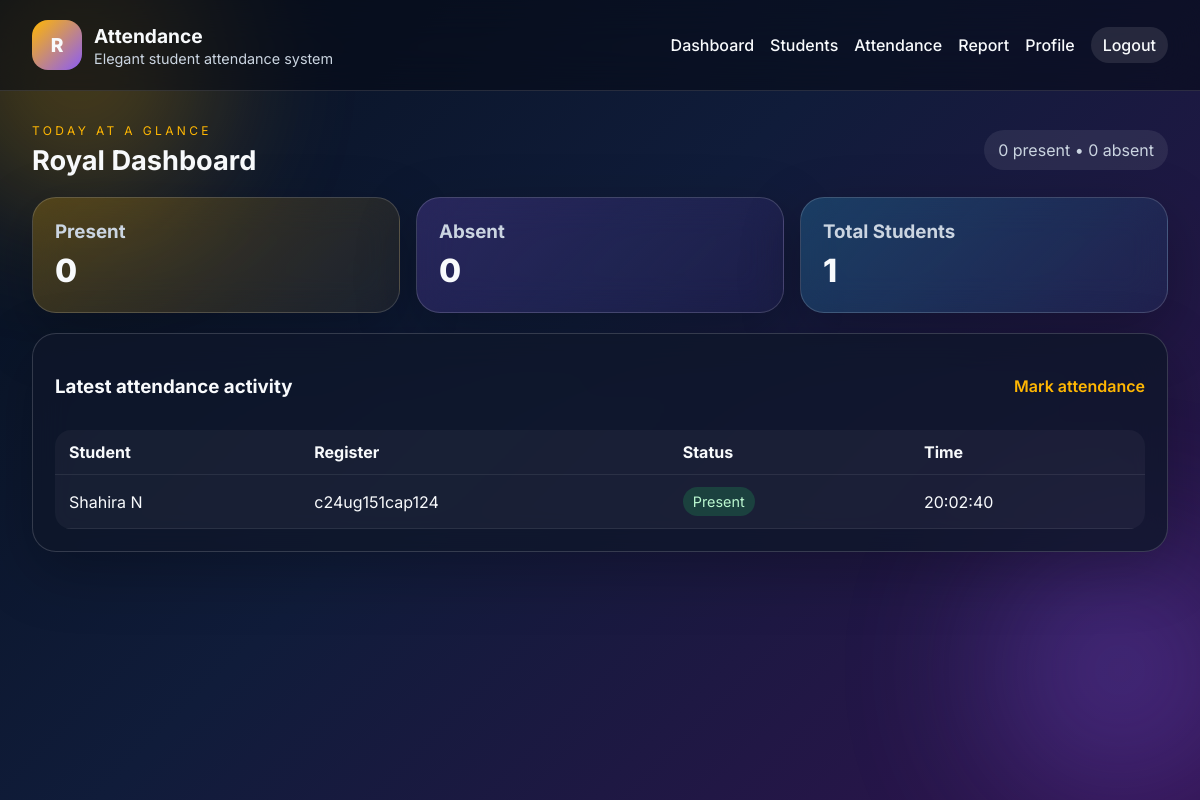
The page /dashboard (signed in) on the database as committed earlier.
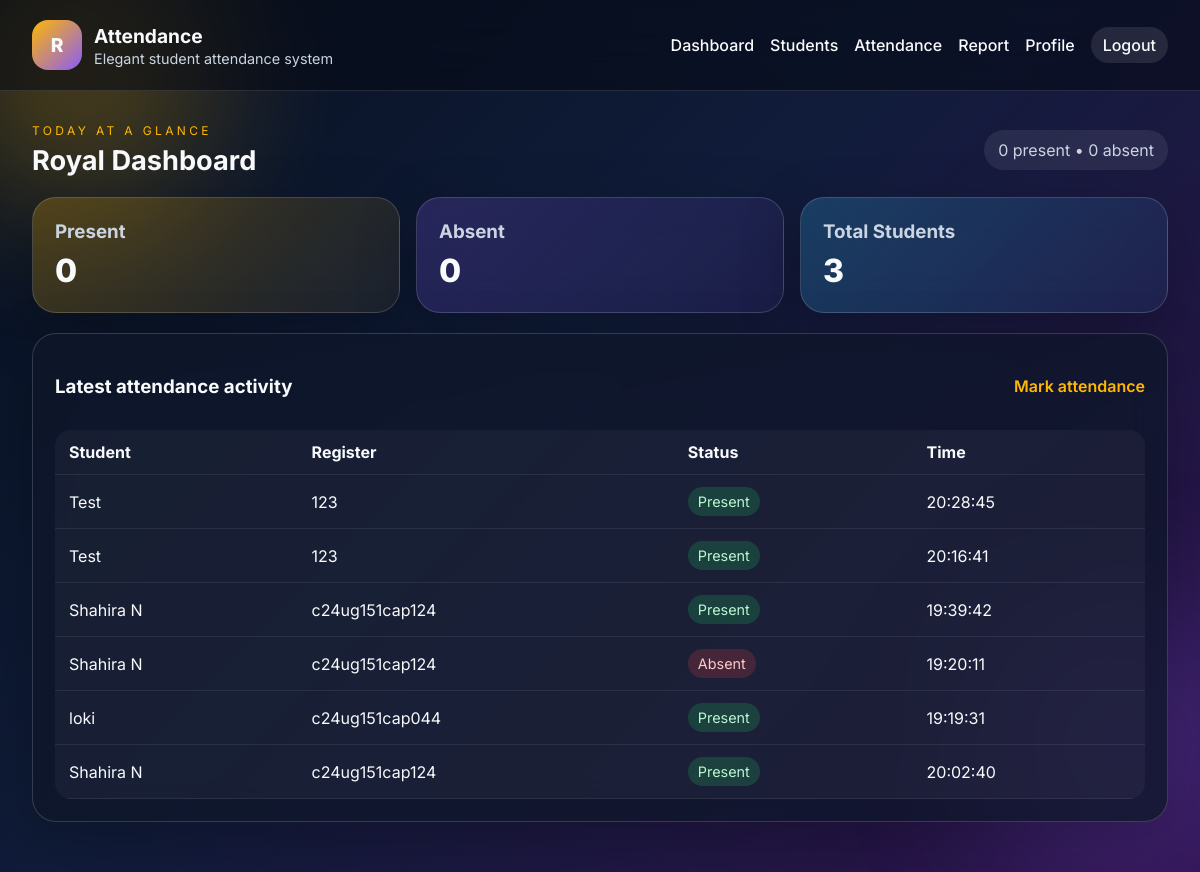
The same page on the database as committed later.
### tables this page shows
CREATE TABLE attendance (
            id INTEGER PRIMARY KEY AUTOINCREMENT,
            student_id INTEGER NOT NULL,
            attendance_date TEXT NOT NULL,
            status TEXT NOT NULL,
            marked_at TEXT NOT NULL,
            FOREIGN KEY (student_id) REFERENCES students (id)
        );

CREATE TABLE students (
            id INTEGER PRIMARY KEY AUTOINCREMENT,
            full_name TEXT NOT NULL,
            register_number TEXT NOT NULL UNIQUE,
            created_at TEXT NOT NULL DEFAULT CURRENT_TIMESTAMP
        );

### app.py (the view)
@app.route('/dashboard')
@login_required
def dashboard():
    stats = get_today_stats()
    recent = get_attendance_records(limit=8)
    return render_template('dashboard.html', stats=stats, recent=recent)

### attendance.py (called while the page is built)
def get_today_stats():
    conn = get_db_connection()
    today = datetime.now().strftime('%Y-%m-%d')
    present = conn.execute(
        'SELECT COUNT(*) as count FROM attendance WHERE attendance_date = ? AND status = ?',
        (today, 'present'),
    ).fetchone()[0]
    absent = conn.execute(
        'SELECT COUNT(*) as count FROM attendance WHERE attendance_date = ? AND status = ?',
        (today, 'absent'),
    ).fetchone()[0]
    total_students = conn.execute('SELECT COUNT(*) as count FROM students').fetchone()[0]
    conn.close()
    return {'present': present, 'absent': absent, 'total_students': total_students}

def get_attendance_records(limit=20):
    conn = get_db_connection()
    rows = conn.execute(
        '''
        SELECT a.id, a.attendance_date, a.status, a.marked_at, s.full_name, s.register_number
        FROM attendance a
        LEFT JOIN students s ON s.id = a.student_id
        ORDER BY a.id DESC
        LIMIT ?
        ''',
        (limit,),
    ).fetchall()
    conn.close()
    return [dict(row) for row in rows]

### auth.py (called while the page is built)
def login_required(view):
    @wraps(view)
    def wrapped(*args, **kwargs):
        if not session.get('user_id'):
            flash('Please log in to continue.', 'warning')
            return redirect(url_for('login'))
        return view(*args, **kwargs)
    return wrapped

### models.py (called while the page is built)
def get_db_connection():
    conn = sqlite3.connect(Config.DATABASE_PATH)
    conn.row_factory = sqlite3.Row
    return conn

### templates/dashboard.html
{% extends 'base.html' %}
{% block content %}
<div class="page-head">
    <div>
        <p class="eyebrow">Today at a glance</p>
        <h2>Royal Dashboard</h2>
    </div>
    <div class="today-pill">{{ stats.present }} present • {{ stats.absent }} absent</div>
</div>
<div class="stats-grid">
    <div class="stat-card gold">
        <h3>Present</h3>
        <p>{{ stats.present }}</p>
    </div>
    <div class="stat-card purple">
        <h3>Absent</h3>
        <p>{{ stats.absent }}</p>
    </div>
    <div class="stat-card blue">
        <h3>Total Students</h3>
        <p>{{ stats.total_students }}</p>
    </div>
</div>
<section class="panel">
    <div class="panel-head">
        <h3>Latest attendance activity</h3>
        <a href="{{ url_for('attendance') }}">Mark attendance</a>
    </div>
    <div class="table-card">
        <table>
            <thead>
                <tr>
                    <th>Student</th>
                    <th>Register</th>
                    <th>Status</th>
                    <th>Time</th>
                </tr>
            </thead>
            <tbody>
                {% for item in recent %}
                <tr>
                    <td>{{ item.full_name }}</td>
                    <td>{{ item.register_number }}</td>
                    <td><span class="status {{ item.status }}">{{ item.status }}</span></td>
                    <td>{{ item.marked_at }}</td>
                </tr>
                {% else %}
                <tr><td colspan="4">No attendance recorded yet.</td></tr>
                {% endfor %}
            </tbody>
        </table>
    </div>
</section>
{% endblock %}

### templates/base.html (shortened to what this page needs)
<!DOCTYPE html>
<html lang="en">
<head>
    <link rel="stylesheet" href="{{ url_for('static', filename='css/style.css') }}">
</head>
<body>
    <div class="background-glow glow-one"></div>
    <div class="background-glow glow-two"></div>
    <nav class="topbar">
        <div class="brand">
            <div class="brand-badge">R</div>
            <div>
                <h1>Attendance</h1>
                <p>Elegant student attendance system</p>
            </div>
        </div>
        {% if session.get('user_id') %}
        <div class="nav-links">
            <a href="{{ url_for('dashboard') }}">Dashboard</a>
            <a href="{{ url_for('students') }}">Students</a>
            <a href="{{ url_for('attendance') }}">Attendance</a>
            <a href="{{ url_for('report') }}">Report</a>
            <a href="{{ url_for('profile') }}">Profile</a>
            <a href="{{ url_for('logout') }}" class="logout-btn">Logout</a>
        </div>
        {% endif %}
    </nav>
    <main class="container">
        {% block content %}{% endblock %}
    </main>
</body>
</html>

### static/css/style.css (style rules this page uses)
:root { --bg: #07111f; --panel: rgba(15, 23, 42, 0.78); --border: rgba(255,255,255,0.16); --text: #f8fafc; --muted: #cbd5e1; --gold: #ffb703; --purple: #8b5cf6; --blue: #38bdf8; --green: #22c55e; --red: #ef4444; }
* { box-sizing: border-box; }
body { margin: 0; font-family: 'Inter', sans-serif; color: var(--text); background: linear-gradient(135deg, #07111f 0%, #101c3a 45%, #2f134e 100%); min-height: 100vh; overflow-x: hidden; }
.background-glow { position: fixed; width: 260px; height: 260px; border-radius: 50%; filter: blur(80px); opacity: 0.3; z-index: 0; }
.glow-one { background: var(--gold); top: -60px; left: -50px; }
.glow-two { background: var(--purple); right: -50px; bottom: 0; }
.topbar, .container { position: relative; z-index: 1; }
.topbar { display: flex; justify-content: space-between; align-items: center; padding: 20px 32px; background: rgba(6, 10, 20, 0.55); backdrop-filter: blur(20px); border-bottom: 1px solid rgba(255,255,255,0.12); }
.brand { display: flex; align-items: center; gap: 12px; }
.brand-badge { width: 50px; height: 50px; display: grid; place-items: center; border-radius: 16px; background: linear-gradient(135deg, var(--gold), var(--purple)); font-weight: 800; font-size: 1.2rem; }
.brand h1 { margin: 0; font-size: 1.2rem; }
.brand p { margin: 2px 0 0; color: var(--muted); font-size: 0.9rem; }
.nav-links { display: flex; gap: 16px; align-items: center; flex-wrap: wrap; }
.nav-links a { color: var(--text); text-decoration: none; font-weight: 500; }
.logout-btn { background: rgba(255,255,255,0.1); padding: 8px 12px; border-radius: 999px; }
.container { max-width: 1240px; margin: 0 auto; padding: 32px; }
.auth-hero, .auth-form, .panel, .stat-card { background: var(--panel); border: 1px solid var(--border); backdrop-filter: blur(18px); box-shadow: 0 20px 60px rgba(0,0,0,0.25); }
.page-head { display: flex; justify-content: space-between; align-items: center; margin-bottom: 20px; gap: 12px; }
.eyebrow { text-transform: uppercase; letter-spacing: 0.28em; color: var(--gold); font-size: 0.75rem; margin: 0 0 6px; }
.page-head h2 { margin: 0; font-size: 1.7rem; }
.today-pill { padding: 10px 14px; border-radius: 999px; background: rgba(255,255,255,0.08); color: var(--muted); }
.stats-grid { display: grid; grid-template-columns: repeat(3, minmax(0, 1fr)); gap: 16px; margin-bottom: 20px; }
.stat-card { padding: 22px; border-radius: 24px; }
.stat-card.gold { background: linear-gradient(135deg, rgba(255,183,3,.22), rgba(255,183,3,.06)); }
.stat-card.purple { background: linear-gradient(135deg, rgba(139,92,246,.22), rgba(139,92,246,.06)); }
.stat-card.blue { background: linear-gradient(135deg, rgba(56,189,248,.22), rgba(56,189,248,.06)); }
.stat-card h3 { margin: 0 0 8px; color: var(--muted); }
.stat-card p { font-size: 2rem; margin: 0; font-weight: 800; }
.panel { padding: 22px; border-radius: 24px; margin-bottom: 18px; }
.panel-head { display: flex; justify-content: space-between; align-items: center; margin-bottom: 14px; }
.panel-head a { color: var(--gold); text-decoration: none; font-weight: 600; }
.table-card { overflow: hidden; border-radius: 16px; background: rgba(255,255,255,0.04); }
table { width: 100%; border-collapse: collapse; }
th, td { padding: 12px 14px; text-align: left; border-bottom: 1px solid rgba(255,255,255,0.08); }
.status { display: inline-block; padding: 6px 10px; border-radius: 999px; text-transform: capitalize; font-size: 0.9rem; }
.status.present { background: rgba(34,197,94,0.2); color: #bbf7d0; }
.status.absent { background: rgba(239,68,68,0.2); color: #fecaca; }

Rows that differ between the two databases and show on the page:
added attendance: full_name "Test", register_number "123", status "Present", marked_at "20:28:45"
added attendance: full_name "Test", register_number "123", status "Present", marked_at "20:16:41"
added attendance: full_name "Shahira N", register_number "c24ug151cap124", status "Present", marked_at "19:39:42"
added attendance: full_name "Shahira N", register_number "c24ug151cap124", status "Absent", marked_at "19:20:11"
added attendance: full_name "loki", register_number "c24ug151cap044", status "Present", marked_at "19:19:31"
Other text that changed with them:
{{ stats.total_students }}: "1" → "3"
